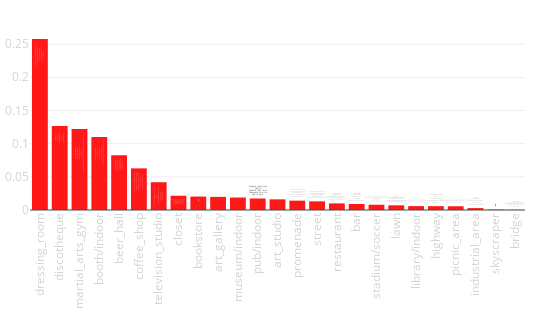

The cell this chart's notebook holds for it:
### Code cell
tags_rate(city_data)

### Figure 1 — Plotly figure (JSON) as saved in the notebook; plotly's stock layout.template omitted (floating-point values rounded to 4 significant figures)
{"data": [{"hoverinfo": "y+text", "marker": {"color": "red"}, "opacity": 0.9, "text": ["Polaris_Lux<br>Салон_Одежды_Сливки<br>Новостройки_Тулы<br>Персона_Grata_Persona_Grata<br>Make_Up_Studio_by_Romanova_Anna", "Клуб_Облака<br>Hardy_Bar<br>The_Office_Nargilia_Тула<br>Башня<br>Баритон", "Федерация_спортивной_акробатики_Тульской_области<br>Своя_Йога<br>Хулиган_nomberone<br>Спортзал_Хулиган<br>Calipso_Dance_Centre", "Сеть_Кафе_Ресторанов_Ханой_Тула<br>Клаустрофобия_Тула<br>Синема_Стар<br>Tui_Тула<br>Brow_Service_Center", "Паб_3_Сестры<br>Винный_Погреб<br>_ernovar_Тула<br>Saldens_Taphouse<br>Советский_спорт", "Кофейный_дом_orus<br>Два_Пекаря<br>BARY_на_Первомайской<br>BARY_на_Первомайской<br>BARY_на_Красноармейском", "ГТРК_Тула<br>Hookah_Place<br>Реалити_квест_ВЫХОД_Тула<br>Rixos<br>Великий_Гэтсби_бар_караоке", "Салон_Одежды_Сливки<br>Бутик_Галерея<br>DENNY_ROSE_Тула<br>Discovery_Store<br>Революции_17", "Тульская_областная_универсальная_научная_библиотека<br>Ворота_Солнца_Бар_и_Еда_<br>Корней_Иванович_Детские_книги_в_Туле<br>Ресторан_Библиотека_Тула<br>Винный_Погреб", "Тульский_областной_художественный_музей_The_Tula_Museum_of_Fine_Arts<br>Выставочный_Зал<br>Тульский_музей_Изобразительных_Искусств<br>Выставочный_зал<br>АртИзба", "Тульский_областной_художественный_музей_The_Tula_Museum_of_Fine_Arts<br>Тульский_музей_Изобразительных_Искусств<br>Выставочный_Зал<br>Студия_Татуировки_Забей<br>Пункт_выдачи_заказов_на_Каминского_21", "Барвиха_Лаунж_Тула<br>Дом_15<br>Караоке_Лофт_Люди<br>Пивоварня_Августин<br>Другое_дело", "Выставочный_зал<br>Тульский_областной_художественный_музей_The_Tula_Museum_of_Fine_Arts<br>АртИзба<br>Выставочный_Зал<br>Тульский_музей_Изобразительных_Искусств", "Тульская_Набережная<br>Тульская_Набережная<br>Набережная<br>Тульская_Набережная<br>На_набережной", "Салон_Одежды_Сливки<br>Площадь_Ленина_г_Тула<br>TOPGUN_Barbershop<br>Mcdonalds_Tula<br>Философия_AS_Галерея_моды", "Burger_Heroes<br>Другое_Дело<br>Ресторан_Библиотека_Тула<br>Кофейный_дом_orus<br>Хинкальная_У_Кремля", "Паб_3_Сестры<br>Old_Boy_Bar<br>_ernovar_Тула<br>Dream_Bar<br>Старая_Тульская_аптека", "Центральный_Стадион_Арсенал<br>Football_Academy_Dmitry_Alenichev_in_Tula<br>Estadio_Arsenal<br>Арсенал<br>Arsenal_Stadion", "Кирова<br>11_Hotel_Garden_Tula_Russia<br>Тульская_Набережная<br>Берёзкино_Коттеджный_посёлок<br>Парк_Им_Белоусова", "Ворота_Солнца_Бар_и_Еда_<br>Тульская_областная_универсальная_научная_библиотека<br>Ресторан_Библиотека_Тула<br>Корней_Иванович_Детские_книги_в_Туле<br>Тульский_Академический_Драматический_Театр", "Пролетарский_Мост<br>Орёл<br>Венев_Монастырь<br>Тульская_Набережная<br>Епифань", "Тульский_Колледж_Искусств_им_АС_Даргомыжского<br>Музей_Усадьба_Ясная_Поляна<br>Тула_Центральный_Парк_Имени_Белоусова<br>Кремлевский_Сад<br>Туристическое_агентство_Паспорт", "Цирк<br>Город_Тула<br>Максима_Горького_1<br>Глобус_в_Туле<br>Тула_Красноармейский", "Если_Не_Сегодня_А_Когда_<br>Underground<br>имени_Михеева<br>Недвижимость_Новостройки_Квартиры_Тренинг_и_обучение_риэлторов_Тула<br>Тула_Советская", "Sport_Energy<br>Тульская_Набережная<br>Городской_Кремлевский_Сад_Тула<br>Оружейная_Палата<br>На_набережной"], "type": "bar", "uid": "41636512-4298-11e9-8716-3c15c2cf2370", "x": ["dressing_room", "discotheque", "martial_arts_gym", "booth/indoor", "beer_hall", "coffee_shop", "television_studio", "closet", "bookstore", "art_gallery", "museum/indoor", "pub/indoor", "art_studio", "promenade", "street", "restaurant", "bar", "stadium/soccer", "lawn", "library/indoor", "highway", "picnic_area", "industrial_area", "skyscraper", "bridge"], "y": [0.2579, 0.1266, 0.1221, 0.11, 0.08255, 0.06279, 0.04191, 0.02151, 0.02029, 0.01977, 0.01883, 0.01735, 0.01609, 0.01411, 0.01305, 0.009953, 0.009131, 0.007952, 0.007078, 0.005914, 0.005755, 0.005613, 0.002889, 0.0006401, 0.0002208]}], "layout": {"height": 330, "margin": {"b": 120, "l": 30, "r": 25, "t": 30}, "showlegend": false, "width": 550, "xaxis": {"tickangle": -90, "tickfont": {"color": "lightgrey", "size": 11.5}}, "xaxis2": {"tickangle": -90, "tickfont": {"color": "lightgrey", "size": 11.5}}, "yaxis": {"tickfont": {"color": "lightgrey", "size": 11.5}}, "yaxis2": {"tickfont": {"color": "lightgrey", "size": 11.5}}}}
